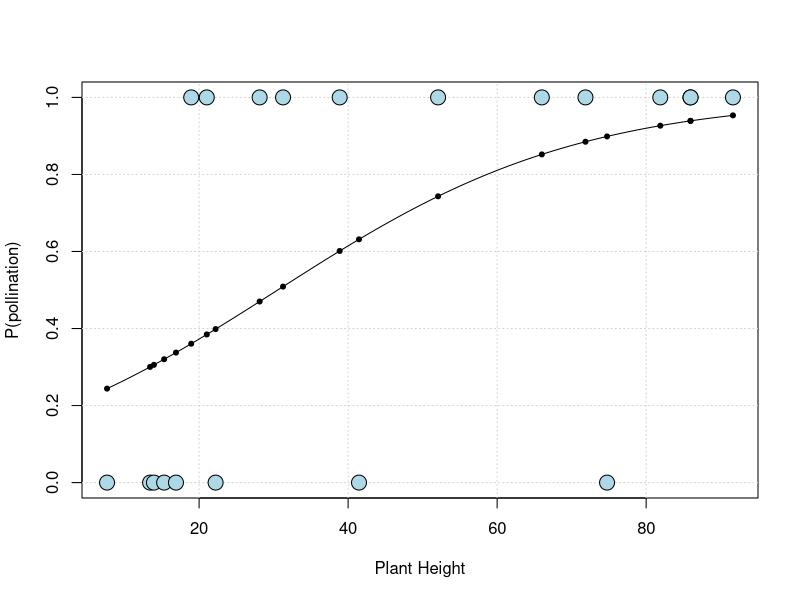

Reproduce this figure in R.
# logistic regression
# use when the response variable is discrete (0,1)
# predictor variable is continuous

# create ordered x values
xdat<- sort(runif(20,min=0,max=100))

# create y response data yes/no
ydat<- c(0,0,0,0,0,1,1,0,1,1,1,0,1,1,1,0,1,1,1,1)

# bind in a data frame
MyData <-data.frame(cbind(xdat,ydat))


# inspect data
head(MyData)

# fit logistic regression model
MyModel<-glm(ydat~xdat, family = binomial("logit"), data=MyData)
summary(MyModel)

# create empty plot with grid
plot (x=xdat,y=ydat,xlab="Plant Height", ylab="P(pollination)",type="n")
grid()

# add curve of predicted values
curve(predict(MyModel,data.frame(xdat=x),type="resp"),add=TRUE)

# add predicted points
points(x=xdat,y=fitted(MyModel),pch=20)

# add observed points
points(x=xdat,y=ydat,cex=2,pch=21,bg="lightblue")

